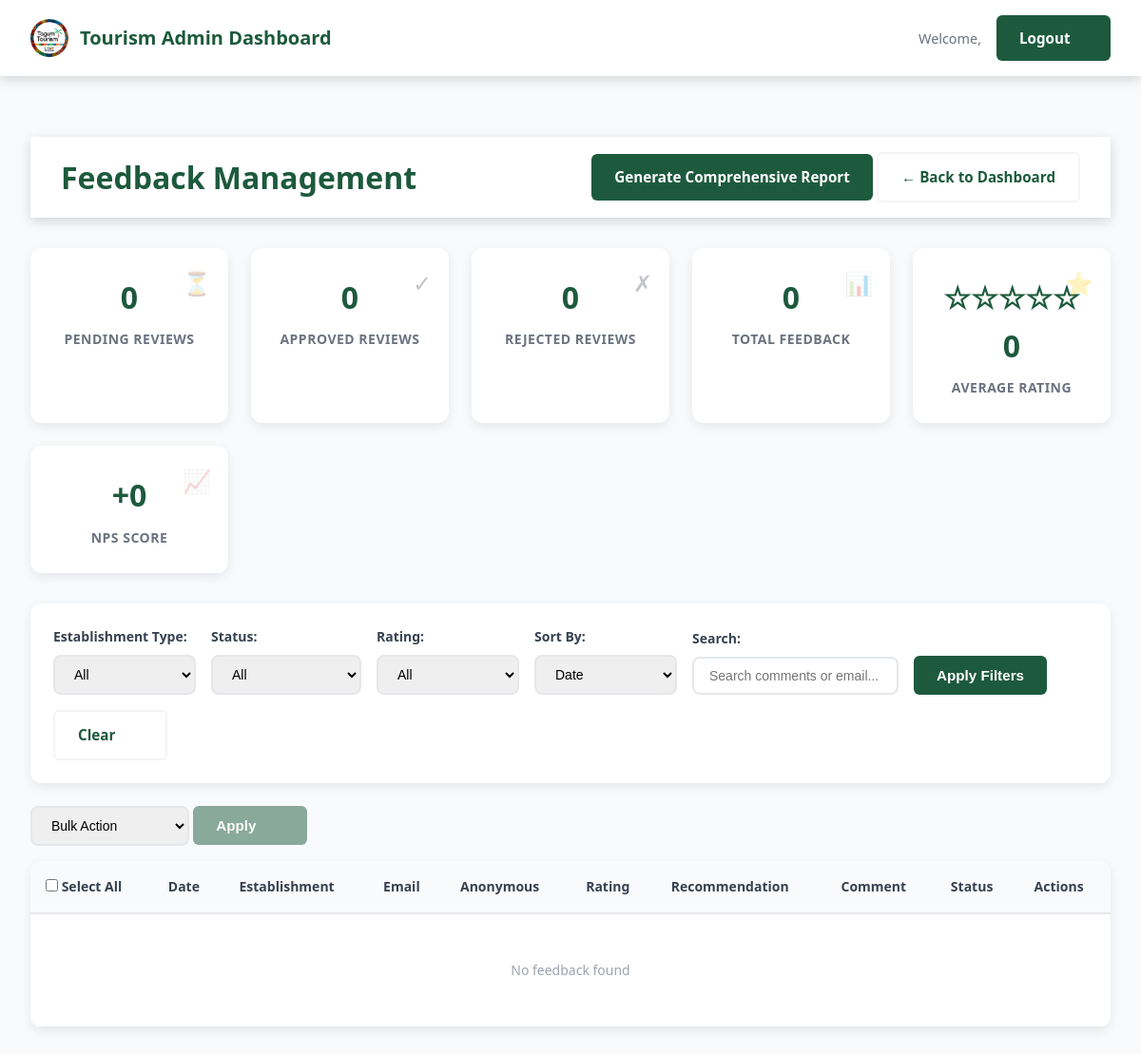
The app's page /feedback-management.php (signed in), older data.
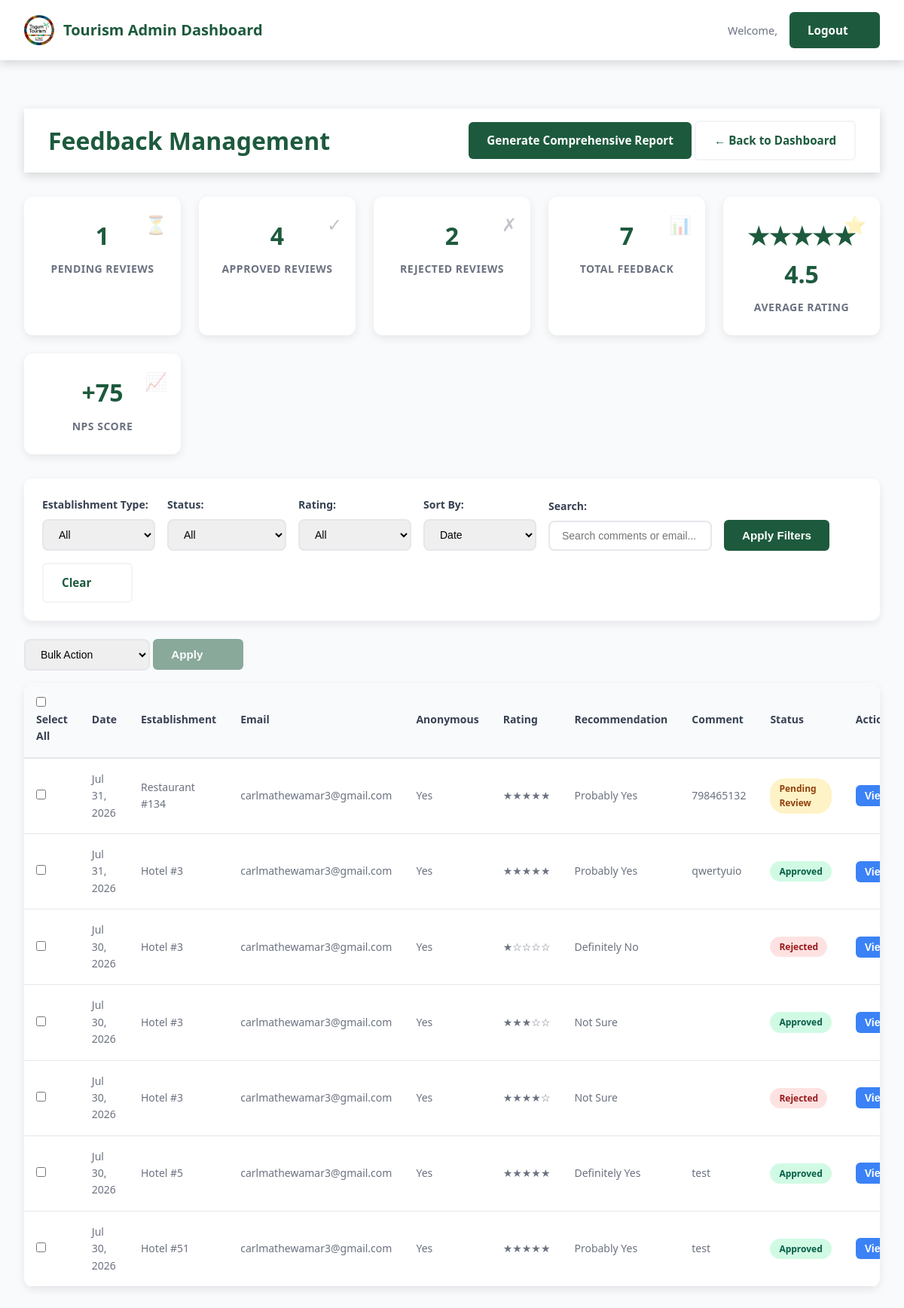
The same page, newer data.
### tables this page shows
CREATE TABLE feedback (
            id INTEGER PRIMARY KEY AUTOINCREMENT,
            establishment_type TEXT NOT NULL,
            establishment_id INTEGER NOT NULL,
            overall_rating INTEGER NOT NULL CHECK(overall_rating >= 1 AND overall_rating <= 5),
            comment TEXT,
            anonymous INTEGER DEFAULT 0,
            email TEXT NOT NULL,
            recommendation TEXT NOT NULL,
            data_privacy_consent INTEGER NOT NULL DEFAULT 0,
            status TEXT DEFAULT "Pending Review" CHECK(status IN ("Pending Review", "Approved", "Rejected")),
            moderator_notes TEXT,
            reviewed_by TEXT,
            reviewed_at TEXT,
            created_at TEXT DEFAULT CURRENT_TIMESTAMP,
            updated_at TEXT DEFAULT CURRENT_TIMESTAMP
        );

### feedback-management.php (the view, shortened to what this page needs)
<?php
$dbFile = __DIR__ . '/../database.db';
$db = new SQLite3($dbFile);
$where = ['1=1'];
$whereClause = implode(' AND ', $where);
$page = isset($_GET['page']) ? max(1, (int)$_GET['page']) : 1;
$perPage = 20;
$offset = ($page - 1) * $perPage;
$orderBy = 'created_at DESC';
$query = "SELECT * FROM feedback WHERE $whereClause ORDER BY $orderBy LIMIT $perPage OFFSET $offset";
$stmt = $db->prepare($query);
$result = $stmt->execute();
$feedbackList = [];
while ($row = $result->fetchArray(SQLITE3_ASSOC)) {
    $feedbackList[] = $row;
}
$stats = [
    'Pending Review' => 0,
    'Approved' => 0,
    'Rejected' => 0,
    'total' => 0
];
$statsResult = $db->query('SELECT status, COUNT(*) as count FROM feedback GROUP BY status');
while ($row = $statsResult->fetchArray(SQLITE3_ASSOC)) {
    $stats[$row['status']] = $row['count'];
    $stats['total'] += $row['count'];
}
$avgRatingResult = $db->query('SELECT AVG(overall_rating) as avg FROM feedback WHERE status = "Approved"');
$avgRating = $avgRatingResult->fetchArray()['avg'] ?? 0;
$avgRating = round($avgRating, 1);
$npsResult = $db->query('
    SELECT
        SUM(CASE WHEN recommendation IN ("Definitely Yes", "Probably Yes") THEN 1 ELSE 0 END) as promoters,
        SUM(CASE WHEN recommendation IN ("Probably No", "Definitely No") THEN 1 ELSE 0 END) as detractors,
        COUNT(*) as total
    FROM feedback WHERE status = "Approved"
');
$npsData = $npsResult->fetchArray();
$nps = 0;
if ($npsData['total'] > 0) {
    $nps = round((($npsData['promoters'] - $npsData['detractors']) / $npsData['total']) * 100);
}
function renderStars($rating) {
    $stars = '';
    for ($i = 1; $i <= 5; $i++) {
        if ($i <= $rating) {
            $stars .= '★';
        } else {
            $stars .= '☆';
        }
    }
    return $stars;
}
function getStatusBadge($status) {
    $classes = [
        'Pending Review' => 'badge-pending',
        'Approved' => 'badge-approved',
        'Rejected' => 'badge-rejected'
    ];
    return '<span class="badge ' . ($classes[$status] ?? '') . '">' . htmlspecialchars($status) . '</span>';
}
?>
<!DOCTYPE html>
<html lang="en">
<head>
    <link rel="stylesheet" href="../css/style.css">
    <link rel="stylesheet" href="../css/admin.css">
    <link rel="stylesheet" href="../css/feedback-admin.css">
</head>
<body class="admin-body">
    <header class="admin-header">
        <div class="admin-header-content">
            <div class="admin-title">
                <img src="../images/TagumTourism.jpg" alt="Tagum City Logo" class="admin-logo" loading="lazy">
                <span>Tourism Admin Dashboard</span>
            </div>
            <div class="admin-nav">
                <span class="admin-user">Welcome, <strong><?php echo htmlspecialchars($_SESSION['admin_username']); ?></strong></span>
                <a href="logout.php" class="btn btn-primary tab-btn logout-btn">Logout</a>
            </div>
        </div>
    </header>
    <main class="admin-main">
    <div class="admin-header">
        <h1>Feedback Management</h1>
        <div class="admin-header-actions">
            <a href="generate_comprehensive_report.php" class="btn btn-primary">Generate Comprehensive Report</a>
            <a href="dashboard.php" class="btn btn-secondary">← Back to Dashboard</a>
        </div>
    </div>
    <div class="stats-grid">
        <div class="stat-card">
            <div class="stat-value"><?php echo $stats['Pending Review']; ?></div>
            <div class="stat-label">Pending Reviews</div>
            <div class="stat-icon">⏳</div>
        </div>
        <div class="stat-card">
            <div class="stat-value"><?php echo $stats['Approved']; ?></div>
            <div class="stat-label">Approved Reviews</div>
            <div class="stat-icon">✓</div>
        </div>
        <div class="stat-card">
            <div class="stat-value"><?php echo $stats['Rejected']; ?></div>
            <div class="stat-label">Rejected Reviews</div>
            <div class="stat-icon">✗</div>
        </div>
        <div class="stat-card">
            <div class="stat-value"><?php echo $stats['total']; ?></div>
            <div class="stat-label">Total Feedback</div>
            <div class="stat-icon">📊</div>
        </div>
        <div class="stat-card">
            <div class="stat-value"><?php echo renderStars(round($avgRating)); ?> <?php echo $avgRating; ?></div>
            <div class="stat-label">Average Rating</div>
            <div class="stat-icon">⭐</div>
        </div>
        <div class="stat-card">
            <div class="stat-value"><?php echo $nps >= 0 ? '+' : ''; ?><?php echo $nps; ?></div>
            <div class="stat-label">NPS Score</div>
            <div class="stat-icon">📈</div>
        </div>
    </div>
    <div class="filters-section">
        <form method="GET" class="filters-form">
            <div class="filter-group">
                <label>Establishment Type:</label>
                <select name="establishment_type">
                    <option value="">All</option>
                </select>
            </div>
            <div class="filter-group">
                <label>Status:</label>
                <select name="status">
                    <option value="">All</option>
                </select>
            </div>
            <div class="filter-group">
                <label>Rating:</label>
                <select name="rating">
                    <option value="">All</option>
                </select>
            </div>
            <div class="filter-group">
                <label>Sort By:</label>
                <select name="sort">
                    <option value="created_at" <?php echo ($_GET['sort'] ?? '') === 'created_at' ? 'selected' : ''; ?>>Date</option>
                </select>
            </div>
            <div class="filter-group">
                <label>Search:</label>
                <input type="text" name="search" value="<?php echo htmlspecialchars($_GET['search'] ?? ''); ?>" placeholder="Search comments or email...">
            </div>
            <button type="submit" class="btn btn-primary">Apply Filters</button>
            <a href="feedback-management.php" class="btn btn-secondary">Clear</a>
        </form>
    </div>
    <div class="bulk-actions">
        <form method="POST" id="bulkForm">
            <select name="bulk_action" id="bulkAction">
                <option value="">Bulk Action</option>
            </select>
            <button type="submit" class="btn btn-primary" id="bulkSubmit" disabled>Apply</button>
        </form>
    </div>
    <div class="feedback-table-container">
        <form method="POST" id="feedbackForm">
            <table class="feedback-table">
                <thead>
                    <tr>
                        <th><input type="checkbox" id="selectAll"> <label for="selectAll" style="cursor:pointer;">Select All</label></th>
                        <th>Date</th>
                        <th>Establishment</th>
                        <th>Email</th>
                        <th>Anonymous</th>
                        <th>Rating</th>
                        <th>Recommendation</th>
                        <th>Comment</th>
                        <th>Status</th>
                        <th>Actions</th>
                    </tr>
                </thead>
                <tbody>
                    <?php if (empty($feedbackList)): ?>
                        <tr>
                            <td colspan="10" class="no-data">No feedback found</td>
                        </tr>
                    <?php else: ?>
                        <?php foreach ($feedbackList as $feedback): ?>
                            <tr data-id="<?php echo $feedback['id']; ?>">
                                <td>
                                    <input type="checkbox" name="selected_ids[]" value="<?php echo $feedback['id']; ?>" class="row-checkbox">
                                </td>
                                <td><?php echo date('M j, Y', strtotime($feedback['created_at'])); ?></td>
                                <td>
                                    <?php echo ucfirst($feedback['establishment_type']); ?> #<?php echo $feedback['establishment_id']; ?>
                                </td>
                                <td><?php echo htmlspecialchars($feedback['email']); ?></td>
                                <td><?php echo $feedback['anonymous'] ? 'Yes' : 'No'; ?></td>
                                <td><?php echo renderStars($feedback['overall_rating']); ?></td>
                                <td><?php echo htmlspecialchars($feedback['recommendation']); ?></td>
                                <td>
                                    <div class="comment-preview">
                                        <?php echo htmlspecialchars(substr($feedback['comment'] ?? '', 0, 50)); ?>
                                    </div>
                                </td>
                                <td><?php echo getStatusBadge($feedback['status']); ?></td>
                                <td>
                                    <button type="button" class="btn btn-sm btn-view" onclick="viewFeedback(<?php echo $feedback['id']; ?>)">View</button>
                                </td>
                            </tr>
                        <?php endforeach; ?>
                    <?php endif; ?>
                </tbody>
            </table>
        </form>
    </div>
</body>
</html>

### css/style.css (style rules this page uses)
:root { --dark-green: #1d5a3d; --light-green: #2d7a4d; --gray: #6b7280; --light-gray: #f3f4f6; --white: #ffffff; --dark-gray: #374151; }
* { margin: 0; padding: 0; box-sizing: border-box; }
body { font-family: 'Segoe UI', Tahoma, Geneva, Verdana, sans-serif; line-height: 1.6; color: var(--dark-gray); overflow-x: hidden; width: 100%; }
html { scroll-behavior: smooth; }
.btn { padding: 0.75rem 1.5rem; font-size: 1rem; font-weight: 600; border: none; cursor: pointer; border-radius: 4px; transition: all 0.3s ease; display: inline-block; white-space: nowrap; text-align: center; min-width: 120px; }
.btn-primary { background-color: var(--dark-green); color: var(--white); }
.btn-secondary { background-color: var(--white); color: var(--dark-green); }

### css/admin.css (style rules this page uses)
:root { --dark-green: #1d5a3d; --light-green: #2d7a4d; --gray: #6b7280; --light-gray: #f3f4f6; --white: #ffffff; --dark-gray: #374151; --error: #dc2626; --success: #16a34a; --warning: #ea580c; --info: #0284c7; --shadow-sm: 0 1px 3px rgba(0, 0, 0, 0.1); --shadow-md: 0 4px 12px rgba(0, 0, 0, 0.15); --shadow-lg: 0 10px 20px rgba(0, 0, 0, 0.2); }
* { margin: 0; padding: 0; box-sizing: border-box; }
body { font-family: 'Segoe UI', Tahoma, Geneva, Verdana, sans-serif; line-height: 1.6; color: var(--dark-gray); background-color: var(--light-gray); }
.admin-logo { width: 40px; height: 40px; object-fit: contain; border-radius: 50%; }
.admin-header { background-color: var(--white); box-shadow: var(--shadow-md); padding: 1rem 2rem; display: flex; justify-content: space-between; align-items: center; }
.admin-header-content { display: flex; justify-content: space-between; align-items: center; max-width: 1200px; margin: 0 auto; width: 100%; }
.admin-title { display: flex; align-items: center; gap: 0.75rem; font-size: 1.25rem; font-weight: 700; color: var(--dark-green); }
.admin-title span { font-weight: 600; }
.admin-nav { display: flex; align-items: center; gap: 1rem; }
.admin-user { color: var(--gray); font-size: 0.9rem; }
.logout-btn { background-color: var(--dark-green); color: var(--white); }
.admin-main { max-width: 1200px; margin: 0 auto; padding: 2rem; min-height: calc(100vh - 200px); }
.tab-btn { padding: 0.75rem 1.5rem; background: var(--white); color: var(--dark-gray); border: 2px solid var(--light-gray); border-radius: 6px; font-weight: 600; transition: all 0.3s ease; }
.btn { display: inline-flex; align-items: center; gap: 0.5rem; padding: 0.75rem 1.5rem; border: none; border-radius: 6px; cursor: pointer; font-weight: 600; text-decoration: none; font-size: 0.95rem; transition: all 0.3s ease; }
.btn-primary { background-color: var(--dark-green); color: var(--white); }
.btn-secondary { background-color: var(--white); color: var(--dark-green); border: 2px solid var(--light-gray); }
.btn-view { background-color: var(--dark-green); color: var(--white); }
.stat-card { background: linear-gradient(135deg, var(--white) 0%, #f8fafc 100%); padding: 1.5rem; border-radius: 12px; text-align: center; box-shadow: var(--shadow-sm); border: 2px solid transparent; transition: all 0.3s ease; }
.stat-label { color: var(--gray); font-weight: 500; }

Row changes from the older to the newer data that the page shows:
added feedback: created_at "Jul 31, 2026", establishment_type "Restaurant", establishment "134", email "carlmathewamar3@gmail.com", anonymous "Yes", overall_rating "★★★★★", recommendation "Probably Yes", comment "798465132", status "Pending Review"
added feedback: created_at "Jul 31, 2026", establishment_type "Hotel", establishment "3", email "carlmathewamar3@gmail.com", anonymous "Yes", overall_rating "★★★★★", recommendation "Probably Yes", comment "qwertyuio", status "Approved"
added feedback: created_at "Jul 30, 2026", establishment_type "Hotel", establishment "3", email "carlmathewamar3@gmail.com", anonymous "Yes", overall_rating "★☆☆☆☆", recommendation "Definitely No", status "Rejected"
added feedback: created_at "Jul 30, 2026", establishment_type "Hotel", establishment "3", email "carlmathewamar3@gmail.com", anonymous "Yes", overall_rating "★★★☆☆", recommendation "Not Sure", status "Approved"
added feedback: created_at "Jul 30, 2026", establishment_type "Hotel", establishment "3", email "carlmathewamar3@gmail.com", anonymous "Yes", overall_rating "★★★★☆", recommendation "Not Sure", status "Rejected"
added feedback: created_at "Jul 30, 2026", establishment_type "Hotel", establishment "5", email "carlmathewamar3@gmail.com", anonymous "Yes", overall_rating "★★★★★", recommendation "Definitely Yes", comment "test", status "Approved"
added feedback: created_at "Jul 30, 2026", establishment_type "Hotel", establishment "51", email "carlmathewamar3@gmail.com", anonymous "Yes", overall_rating "★★★★★", recommendation "Probably Yes", comment "test", status "Approved"
Text that changed along with them:
$stats['Pending Review']: "0" → "1"
$stats['Approved']: "0" → "4"
$stats['Rejected']: "0" → "2"
$stats['total']: "0" → "7"
renderStars(round($avgRating)): "☆☆☆☆☆" → "★★★★★"
$avgRating: "0" → "4.5"
$nps: "0" → "75"
text no longer shown: "No feedback found"
